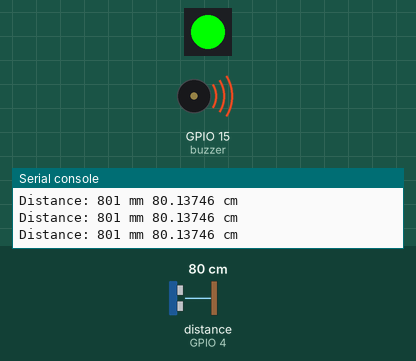
The program below on a simulated ESP32 board running MicroPython. Shown: 1 RGB LEDs in strip order, left to right, buzzer (waves = sounding), the last lines printed to the serial console. Inputs (shaded band) come from the test bench; at power-on: distance to the obstacle (sensor on GPIO 4) 80 cm. The echo pulse lasts 58.3 µs per cm; library files of the repository ran but are not shown: libdis.py.

Above: at 1.2 s.
1.3 s: distance to the obstacle (sensor on GPIO 4) set to 2 cm
At 2.0 s:
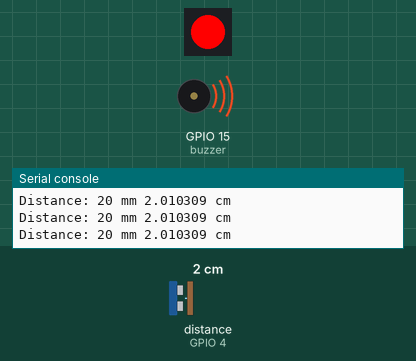
4.3 s: distance to the obstacle (sensor on GPIO 4) set to 17 cm
7.3 s: distance to the obstacle (sensor on GPIO 4) set to 21 cm
At 7.9 s:
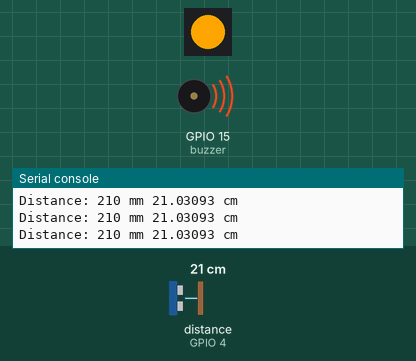
10.3 s: distance to the obstacle (sensor on GPIO 4) set to 54 cm
At 11.0 s:
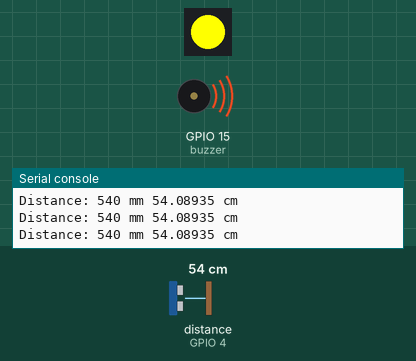
13.3 s: distance to the obstacle (sensor on GPIO 4) set to 64 cm
At 14.3 s:
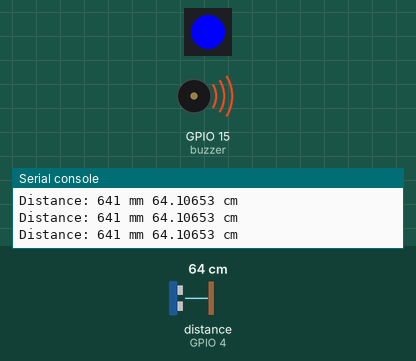
16.3 s: distance to the obstacle (sensor on GPIO 4) set to 77 cm
19.3 s: distance to the obstacle (sensor on GPIO 4) set to 85 cm
At 20.2 s:
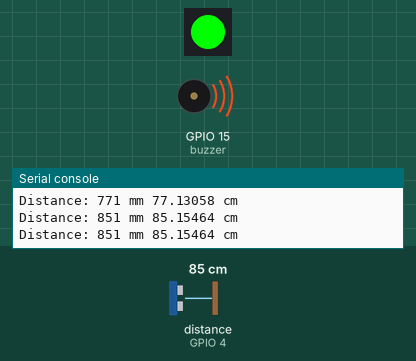
Timing chart, 0 to 23.3 s (numbered marks = the images above; inputs shaded):
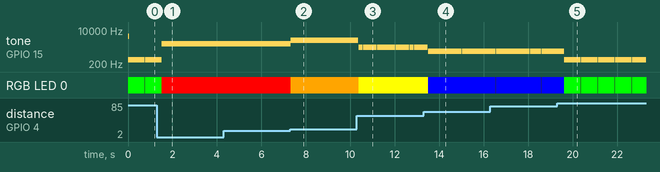

Measured:
- the behaviour switches between 19 and 20 cm on distance to the obstacle (sensor on GPIO 4) (found by bisection; images 1 and 2)
- the behaviour switches between 59 and 60 cm on distance to the obstacle (sensor on GPIO 4) (found by bisection; images 3 and 4)
- the behaviour switches between 79 and 80 cm on distance to the obstacle (sensor on GPIO 4) (found by bisection; images 4 and 5)
- after the input at 7.3 s, tone on GPIO 15 (buzzer): 2093 Hz → 3126 Hz at once
- after the input at 10.3 s, tone on GPIO 15 (buzzer): alternates 1397 Hz for 0.20 s and silent for 0.01 s, starting after 0.06 s
- after the input at 13.3 s, tone on GPIO 15 (buzzer): alternates 880 Hz for 0.50 s and silent for 0.01 s, starting after 0.20 s
- after the input at 19.3 s, tone on GPIO 15 (buzzer): alternates 330 Hz for 0.75 s and silent for 0.01 s, starting after 0.33 s

The program:

Projeto.py
```python
from libdis import HCSR04
from time import sleep_ms
import machine
import neopixel

# Configuração do pino e quantidade de LEDs
pino_led = 13  # Altere para o pino que você conectou o DATA IN
num_leds = 1   # Número de LEDs na sequência

# Inicializa o controle dos LEDs
np = neopixel.NeoPixel(machine.Pin(pino_led), num_leds)

# Função para acender o LED em uma cor específica (RGB)
def acender_led(r, g, b):
    np[0] = (r, g, b)
    np.write()

# ESP32
sensor = HCSR04(trigger_pin=5, echo_pin=4, echo_timeout_us=10000)
buzzer = machine.PWM(machine.Pin(15))

delay = 10
duty = 300
# ESP8266
#sensor = HCSR04(trigger_pin=12, echo_pin=14, echo_timeout_us=10000)

while True:
    distance = sensor.distance_mm()
    distanc = sensor.distance_cm()
    print('Distance:', distance, 'mm', distanc, 'cm')
    if distanc < 20 and distanc > 0:
        buzzer.init(freq=440, duty=0)
        acender_led(255, 0, 0)  # Vermelho
        print('Distance:', distance, 'mm', distanc, 'cm')
        buzzer.duty(duty)
        buzzer.freq(2093)
        sleep_ms(delay*10)
        buzzer.deinit()
        acender_led(0, 0, 0)
    elif distanc < 40 and distanc >= 20:
        buzzer.init(freq=440, duty=0)
        acender_led(255, 165, 0)  # Laranja
        print('Distance:', distance, 'mm', distanc, 'cm')
        buzzer.duty(duty)
        buzzer.freq(3126)
        sleep_ms(delay*25)
        buzzer.deinit()
        acender_led(0, 0, 0)
    elif distanc < 60 and distanc >= 40:
        buzzer.init(freq=440, duty=0)
        acender_led(255, 255, 0)  # Amarelo
        print('Distance:', distance, 'mm', distanc, 'cm')
        buzzer.duty(duty)
        buzzer.freq(1397)
        sleep_ms(delay*20)
        buzzer.deinit()
        acender_led(0, 0, 0)
    elif distanc < 80 and distanc >= 60:
        buzzer.init(freq=440, duty=0)
        acender_led(0, 0, 255)  # Azul
        print('Distance:', distance, 'mm', distanc, 'cm')
        buzzer.duty(duty)
        buzzer.freq(880)
        sleep_ms(delay*50)
        buzzer.deinit()
        acender_led(0, 0, 0)
    elif distanc < 100 and distanc >= 80:
        buzzer.init(freq=440, duty=0)
        acender_led(0, 255, 0)  # Verde
        print('Distance:', distance, 'mm', distanc, 'cm')
        buzzer.duty(duty)
        buzzer.freq(330)
        sleep_ms(delay*75)
        buzzer.deinit()
        acender_led(0, 0, 0)
    else:
        buzzer.init(freq=440, duty=0)
        acender_led(255, 255, 255) # Branco
        print('Distance:', distance, 'mm', distanc, 'cm')
        buzzer.duty(duty)
        buzzer.freq(1319)
        sleep_ms(delay*100)
        buzzer.deinit()
        acender_led(0, 0, 0)
# Importar a classe e inserir o código
```
